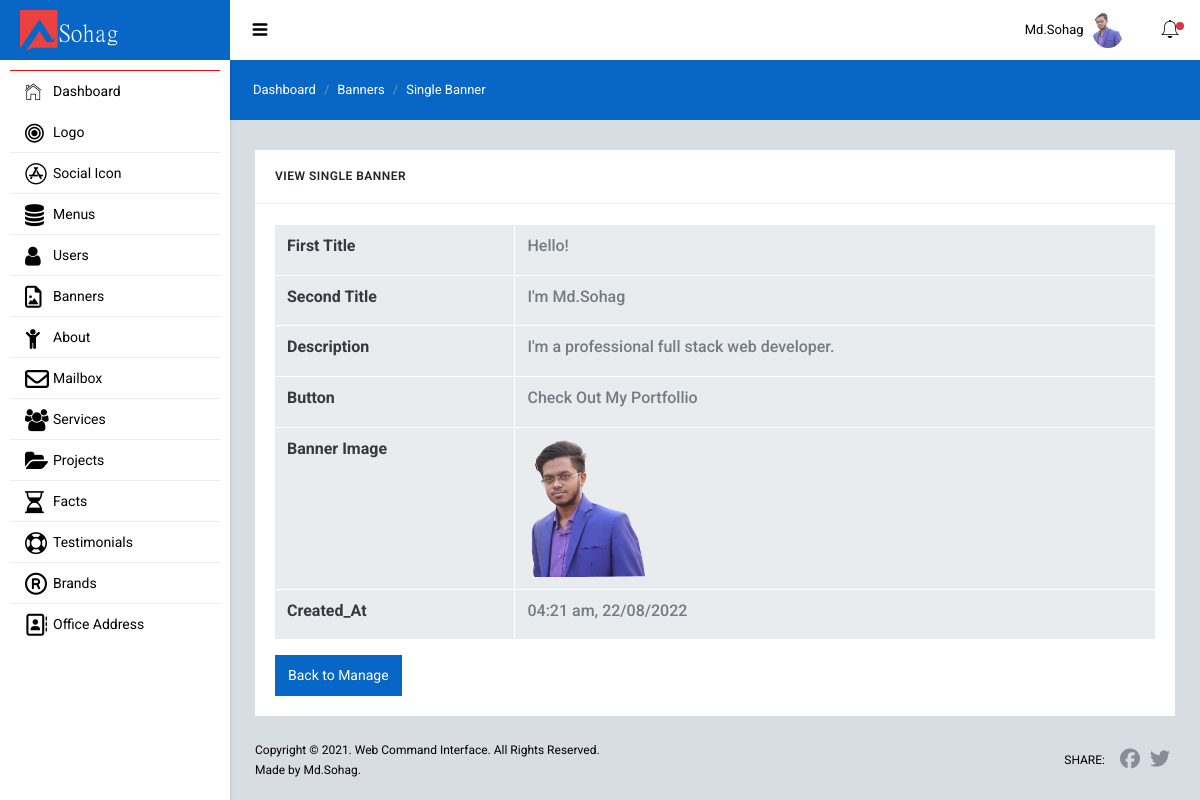
The app's page /admin/banners/banner_view.php?id=8 (signed in) with its own data.
### tables this page shows
CREATE TABLE `users` (
  `id` int(11) NOT NULL,
  `name` varchar(150) NOT NULL,
  `email` varchar(150) NOT NULL,
  `password` varchar(255) NOT NULL,
  `user_role` int(11) NOT NULL DEFAULT 4,
  `status` int(11) NOT NULL DEFAULT 0,
  `profile_image` varchar(255) DEFAULT NULL,
  `created_at` varchar(200) NOT NULL
);

CREATE TABLE `banners` (
  `id` int(11) NOT NULL,
  `first_title` varchar(100) NOT NULL,
  `title` varchar(255) NOT NULL,
  `description` text NOT NULL,
  `button` varchar(255) NOT NULL,
  `banner_img` text DEFAULT NULL,
  `status` int(11) NOT NULL DEFAULT 0,
  `created_at` varchar(255) NOT NULL
);

### admin/banners/banner_view.php (the view)
<?php
    require "../backend_includes/header.php";
    $user_id                  = $_GET['id'];
    $view_single_banner       = "SELECT * FROM banners WHERE id=$user_id";
    $view_single_banner_query = mysqli_query($db, $view_single_banner);
    $single_banner_value      = mysqli_fetch_assoc($view_single_banner_query);
    $check_banner_data        = mysqli_num_rows($view_single_banner_query);
    $date_convert       = strtotime($single_banner_value['created_at']);
    $date               = date("h:i a, d/m/Y",$date_convert);
?>
    <div class="sl-mainpanel">
      <nav class="breadcrumb sl-breadcrumb">
        <a class="breadcrumb-item" href="/sohag/admin/dashboard.php">Dashboard</a>
        <a class="breadcrumb-item" href="/sohag/admin/banners/banner_manage.php">Banners</a>
        <span class="breadcrumb-item active">Single Banner</span>
      </nav>
      <div class="sl-pagebody">
        <?php if ($check_banner_data == 0) : ?>
            <?php header("Location: banner_manage.php"); ?>
        <?php else : ?>
            <div class="row row-sm mg-t-5">
                <div class="col-lg-12 mg-t-20 mg-lg-t-0">
                    <div class="card">
                        <div class="card-header pd-20 bg-transparent bd-b bd-gray-200">
                            <h6 class="card-title tx-uppercase tx-12 mg-b-0">View Single Banner</h6>
                        </div>
                        <div class="card-body bd-color-gray-lighter rounded-bottom">
                            <div class="dashbord-content">
                                <div class="table-responsive">
                                    <table class="table table-hover table-bordered mg-b-0">
                                        <tbody>
                                            <tr>
                                                <th scope="col"> <h6 class="text-black"> <strong> First Title</strong></h6></th>
                                                <td> <h6 class="text-black"><?= $single_banner_value['first_title']; ?></h6></td>
                                            </tr>
                                            <tr>
                                                <th scope="col"> <h6 class="text-black"> <strong> Second Title</strong></h6></th>
                                                <td> <h6 class="text-black"><?= $single_banner_value['title']; ?></h6></td>
                                            </tr>
                                            <tr>
                                                <th scope="col"> <h6 class="text-black"> <strong> Description</strong></h6></th>
                                                <td> <h6 class="text-black"><?= $single_banner_value['description']; ?></h6></td>
                                            </tr>
                                            <tr>
                                                <th scope="col"> <h6 class="text-black"> <strong> Button</strong></h6></th>
                                                <td> <h6 class="text-black"><?= $single_banner_value['button']; ?></h6></td>
                                            </tr>
                                            <tr>
                                                <th scope="col"> <h6 class="text-black"> <strong> Banner Image </strong></h6></th>
                                                <td>
                                                    <?php if (!empty($single_banner_value['banner_img'])) : ?>
                                                        <img src="../uploads/banners/<?= $single_banner_value['banner_img']; ?>" width="120" alt="image">
                                                    <?php else : ?>
                                                        <h6 class="text-black">No Image</h6>
                                                    <?php endif; ?>
                                                </td>
                                            </tr>
                                            <tr>
                                                <th scope="col"> <h6 class="text-black"> <strong>Created_At</strong></h6></th>
                                                <td> <h6 class="text-black"><?= $date; ?></h6></td>
                                            </tr>
                                        </tbody>
                                    </table>
                                    <a href="/sohag/admin/banners/banner_manage.php" class="btn btn-primary mt-3">Back to Manage </a>
                                </div>
                            </div>
                        </div>
                    </div>
                </div>
            </div>
        <?php endif; ?>
      </div>
      <footer class="sl-footer">
        <div class="footer-left">
          <div class="mg-b-2">Copyright &copy; 2021. Web Command Interface. All Rights Reserved.</div>
          <div>Made by Md.Sohag.</div>
        </div>
        <div class="footer-right d-flex align-items-center">
          <span class="tx-uppercase mg-r-10">Share:</span>
          <a target="_blank" class="pd-x-5" href="https://www.facebook.com/"><i class="fa fa-facebook tx-20"></i></a>
          <a target="_blank" class="pd-x-5" href="https://twitter.com/"><i class="fa fa-twitter tx-20"></i></a>
        </div>
      </footer>
    </div>
<?php require "../backend_includes/footer.php"; ?>

### admin/backend_includes/header.php (shortened to what this page needs)
<?php
  require "db.php";
  $login_user_id    = isset($_COOKIE['login_user']) ? $_COOKIE['login_user'] : $_SESSION['login_user_id'];
  $login_user_data  = "SELECT * FROM users WHERE id=$login_user_id";
  $login_user_query = mysqli_query($db,$login_user_data);
  $login_user_info  = mysqli_fetch_assoc($login_user_query);
?>
<!DOCTYPE html>
<html lang="en">
  <head>
    <link href="/sohag/admin/backend_assets/lib/font-awesome/css/font-awesome.css" rel="stylesheet">
    <link href="/sohag/admin/backend_assets/lib/Ionicons/css/ionicons.css" rel="stylesheet">
    <link href="/sohag/admin/backend_assets/lib/perfect-scrollbar/css/perfect-scrollbar.css" rel="stylesheet">
    <link href="/sohag/admin/backend_assets/lib/rickshaw/rickshaw.min.css" rel="stylesheet">
    <link href="/sohag/admin/backend_assets/lib/medium-editor/medium-editor.css" rel="stylesheet">
    <link href="/sohag/admin/backend_assets/lib/medium-editor/default.css" rel="stylesheet">
    <link href="/sohag/admin/backend_assets/lib/summernote/summernote-bs4.css" rel="stylesheet">
    <link rel="stylesheet" href="/sohag/admin/backend_assets/css/starlight.css">
    <link rel="stylesheet" href="/sohag/admin/backend_assets/css/custom.css">
  </head>
  <body>
    <div class="sl-logo"><a href=""> <img width="100" src="../admin/uploads/logo/17.png" alt="Logo"></a></div>
    <div class="sl-sideleft">
      <div class="sl-sideleft-menu">
        <a href="/sohag/admin/dashboard.php" class="sl-menu-link active">
          <div class="sl-menu-item">
            <i class="menu-item-icon icon ion-ios-home-outline tx-22"></i>
            <span class="menu-item-label">Dashboard</span>
          </div>
        </a>
        <a href="#" class="sl-menu-link">
          <div class="sl-menu-item">
            <i class="menu-item-icon fa fa-bullseye tx-22"></i>
            <span class="menu-item-label">Logo</span>
            <i class="menu-item-arrow fa fa-angle-down"></i>
          </div>
        </a>
        <a href="#" class="sl-menu-link">
          <div class="sl-menu-item">
            <i class="menu-item-icon fa fa-app-store tx-22"></i>
            <span class="menu-item-label">Social Icon</span>
            <i class="menu-item-arrow fa fa-angle-down"></i>
          </div>
        </a>
        <a href="#" class="sl-menu-link">
          <div class="sl-menu-item">
            <i class="menu-item-icon fa fa-database tx-22"></i>
            <span class="menu-item-label">Menus</span>
            <i class="menu-item-arrow fa fa-angle-down"></i>
          </div>
        </a>
        <a href="#" class="sl-menu-link">
          <div class="sl-menu-item">
            <i class="menu-item-icon 	fa fa-user tx-22"></i>
            <span class="menu-item-label">Users</span>
            <i class="menu-item-arrow fa fa-angle-down"></i>
          </div>
        </a>
        <a href="#" class="sl-menu-link">
          <div class="sl-menu-item">
            <i class="menu-item-icon fa fa-file-picture-o tx-22"></i>
            <span class="menu-item-label">Banners</span>
            <i class="menu-item-arrow fa fa-angle-down"></i>
          </div>
        </a>
        <a href="#" class="sl-menu-link">
          <div class="sl-menu-item">
            <i class="menu-item-icon fa fa-child tx-22"></i>
            <span class="menu-item-label">About</span>
            <i class="menu-item-arrow fa fa-angle-down"></i>
          </div>
        </a>
        <?php if ($login_user_info['user_role'] <= 2) : ?>
          <a href="/sohag/admin/messages/index.php" class="sl-menu-link">
            <div class="sl-menu-item">
              <i class="menu-item-icon fa fa-envelope-o  tx-24"></i>
              <span class="menu-item-label">Mailbox</span>
            </div>
          </a>
        <?php endif; ?>
        <a href="#" class="sl-menu-link">
          <div class="sl-menu-item">
            <i class="menu-item-icon fa fa-group tx-22"></i>
            <span class="menu-item-label">Services</span>
            <i class="menu-item-arrow fa fa-angle-down"></i>
          </div>
        </a>
        <a href="#" class="sl-menu-link">
          <div class="sl-menu-item">
            <i class="menu-item-icon fa fa-folder-open tx-22"></i>
            <span class="menu-item-label">Projects</span>
            <i class="menu-item-arrow fa fa-angle-down"></i>
          </div>
        </a>
        <a href="#" class="sl-menu-link">
          <div class="sl-menu-item">
            <i class="menu-item-icon fa fa-hourglass-half tx-22"></i>
            <span class="menu-item-label">Facts</span>
            <i class="menu-item-arrow fa fa-angle-down"></i>
          </div>
        </a>
        <a href="#" class="sl-menu-link">
          <div class="sl-menu-item">
            <i class="menu-item-icon fa fa-life-bouy tx-22"></i>
            <span class="menu-item-label">Testimonials</span>
            <i class="menu-item-arrow fa fa-angle-down"></i>
          </div>
        </a>
        <a href="#" class="sl-menu-link">
          <div class="sl-menu-item">
            <i class="menu-item-icon fa fa-registered tx-22"></i>
            <span class="menu-item-label">Brands</span>
            <i class="menu-item-arrow fa fa-angle-down"></i>
          </div>
        </a>
        <a href="#" class="sl-menu-link">
          <div class="sl-menu-item">
            <i class="menu-item-icon fa fa-address-book-o tx-22"></i>
            <span class="menu-item-label">Office Address</span>
            <i class="menu-item-arrow fa fa-angle-down"></i>
          </div>
        </a>
      </div>
      <br>
    </div>
    <div class="sl-header">
      <div class="sl-header-left">
        <div class="navicon-left hidden-md-down"><a id="btnLeftMenu" href=""><i class="icon ion-navicon-round"></i></a></div>
      </div>
      <div class="sl-header-right">
        <nav class="nav">
          <div class="dropdown">
            <a href="" class="nav-link nav-link-profile" data-toggle="dropdown">
              <span class="logged-name"><span class="hidden-md-down"><?= $login_user_info['name']; ?></span></span>
              <?php if (!empty($login_user_info['profile_image'])) { ?>
                <img src="/sohag/admin/uploads/users/<?= $login_user_info['profile_image']; ?>" class="wd-32 rounded-circle" alt="">
              <?php } ?>
            </a>
          </div>
        </nav>
        <?php if ($login_user_info['user_role'] <= 2) : ?>
          <div class="navicon-right">
            <a id="btnRightMenu" href="" class="pos-relative">
              <i class="icon ion-ios-bell-outline"></i>
              <span class="square-8 bg-danger"></span>
            </a>
          </div>
        <?php endif; ?>
      </div>
    </div>

### records on screen
users: name "Md.Sohag", profile_image (picture)
banners: first_title "Hello!", title "I'm Md.Sohag", description "I'm a professional full stack web developer.", button "Check Out My Portfollio", banner_img (picture), created_at "04:21 am, 22/08/2022"
